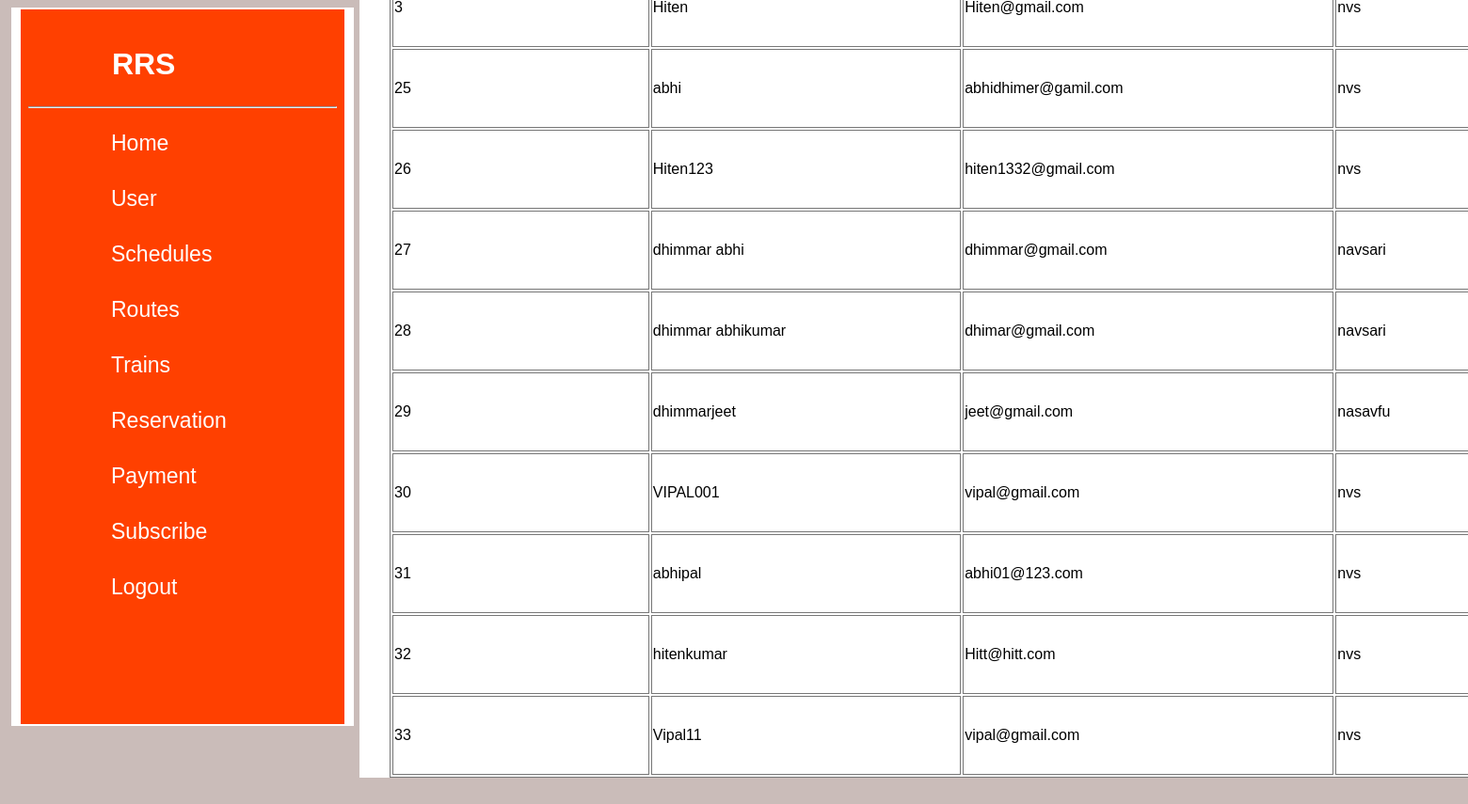
The page /admin_user.php (signed in) on the database its author committed.
### tables this page shows
CREATE TABLE IF NOT EXISTS `reg01` (
  `Id` int(10) NOT NULL AUTO_INCREMENT,
  `uname` varchar(60) NOT NULL,
  `pwd` text NOT NULL,
  `email` text NOT NULL,
  `add` text NOT NULL,
  PRIMARY KEY (`Id`),
  UNIQUE KEY `uname` (`uname`)
);

### admin_user.php (the view, shortened to what this page needs)
<!DOCTYPE html>
<html lang="en">
<head>
    <link rel="stylesheet" href="style_admin_user1.css"/>
</head>
    <body>
    <div class="fullnav">
        <ul>
        <li class="li">&nbsp;RRS</a></li><br><hr>
            <li><a href="admin.php">Home</a></li>
            <li><a href="admin_user.php">User</a></li>
            <li><a href="admin_schedules.php">Schedules</a></li>
            <li><a href="admin_routes.php">Routes</a></li>
            <li><a href="admin_trains.php">Trains</a></li>
            <li><a href="admin_reservation.php">Reservation</a></li>
            <li><a href="admin_payment.php">Payment</a></li>
            <li><a href="admin_feedback.php">Subscribe</a></li>
            <li><a href="logout.php">Logout</a></li>
        </ul>
    <div class="fullside"><br><br><br>
<p id="p0">Railway Reservation System</p><br><hr>
<table>
<?php
   require 'database.php';
    $query =  "SELECT * FROM `reg01`";
    $result = mysqli_query($conn, $query);
  if (mysqli_num_rows($result) > 0) {
    while($row = mysqli_fetch_assoc($result)) {
        echo "<h4><tr><td>".$row['Id']."</td><td>".$row['uname']."</td><td>".$row['email']."</td><td>".$row['add']."</td></tr></h4>  ";
    }
} else {
    echo "0 results";
}
?>
</div>
</body>
</html>

### style_admin_user1.css (style rules this page uses)
body { background-color: #cabcb9; }
ul { list-style-type: none; padding: 8px; color: rgb(0, 0, 0); overflow: hidden; align-items: center; }
li { float: bottom; }
.li { width: 13vh; border-radius: 4px; background-color: #ff4000; margin-top: 2vh; cursor: pointer; font-family: sans-serif; margin-left: 10vh; font-size: 32px; color:rgb(255, 255, 255); font-weight: bold; }
li a { padding: 8px; margin-top: 2vh; font-family:Arial, Helvetica, sans-serif; text-decoration: none; color: rgb(255, 255, 255); display: block; position: relative; font-size: 23px; ; margin-left: 10vh; }
li a::after { content: ''; position: absolute; width: 18vh; left: 0; bottom: -6px; height: 3px; background: #ffffff; border-radius: 5px; transform: scaleX(0); transform-origin: left,right; transition: transform .5s; }
.fullnav { height: 95vh; width: 43vh; border-right: 10px solid rgb(255, 255, 255); border-left: 10px solid rgb(255, 255, 255); border-bottom: 2px solid rgb(255, 255, 255); border-top: 2px solid rgb(255, 255, 255); margin-left: 0.5vh; background-color: #ff4000; }
.fullside { height: auto; width: 169vh; background-color: #ffffff; margin-left: 45vh; margin-top: -90.4vh; }
table,th,td { border: 1px solid #777777; height: 10vh; width: 164vh; font-family: sans-serif; margin-left: 4vh; }
hr { color: #ffffff; }

### rows shown on the page
reg01: Id "3", uname "Hiten", email "Hiten@gmail.com", add "nvs"
reg01: Id "25", uname "abhi", email "abhidhimer@gamil.com", add "nvs"
reg01: Id "26", uname "Hiten123", email "hiten1332@gmail.com", add "nvs"
reg01: Id "27", uname "dhimmar abhi", email "dhimmar@gmail.com", add "navsari"
reg01: Id "28", uname "dhimmar abhikumar", email "dhimar@gmail.com", add "navsari"
reg01: Id "29", uname "dhimmarjeet", email "jeet@gmail.com", add "nasavfu"
reg01: Id "30", uname "VIPAL001", email "vipal@gmail.com", add "nvs"
reg01: Id "31", uname "abhipal", email "abhi01@123.com", add "nvs"
reg01: Id "32", uname "hitenkumar", email "Hitt@hitt.com", add "nvs"
reg01: Id "33", uname "Vipal11", email "vipal@gmail.com", add "nvs"
